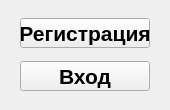
<?xml version="1.0" encoding="UTF-8"?>
<ui version="4.0">
 <class>RegWindow</class>
 <widget class="QWidget" name="RegWindow">
  <property name="geometry">
   <rect>
    <x>0</x>
    <y>0</y>
    <width>170</width>
    <height>110</height>
   </rect>
  </property>
  <property name="maximumSize">
   <size>
    <width>170</width>
    <height>110</height>
   </size>
  </property>
  <property name="windowTitle">
   <string>4Service</string>
  </property>
  <layout class="QGridLayout" name="gridLayout">
   <item row="1" column="0">
    <widget class="QPushButton" name="pushButtonLogin">
     <property name="maximumSize">
      <size>
       <width>130</width>
       <height>30</height>
      </size>
     </property>
     <property name="font">
      <font>
       <family>System</family>
       <pointsize>16</pointsize>
       <weight>75</weight>
       <bold>true</bold>
      </font>
     </property>
     <property name="text">
      <string>Вход</string>
     </property>
    </widget>
   </item>
   <item row="0" column="0">
    <widget class="QPushButton" name="pushButtonRegistration">
     <property name="minimumSize">
      <size>
       <width>130</width>
       <height>30</height>
      </size>
     </property>
     <property name="maximumSize">
      <size>
       <width>130</width>
       <height>30</height>
      </size>
     </property>
     <property name="font">
      <font>
       <family>System</family>
       <pointsize>16</pointsize>
       <weight>75</weight>
       <bold>true</bold>
      </font>
     </property>
     <property name="styleSheet">
      <string notr="true"/>
     </property>
     <property name="text">
      <string>Регистрация</string>
     </property>
    </widget>
   </item>
  </layout>
 </widget>
 <layoutdefault spacing="6" margin="11"/>
 <resources/>
 <connections/>
</ui>
